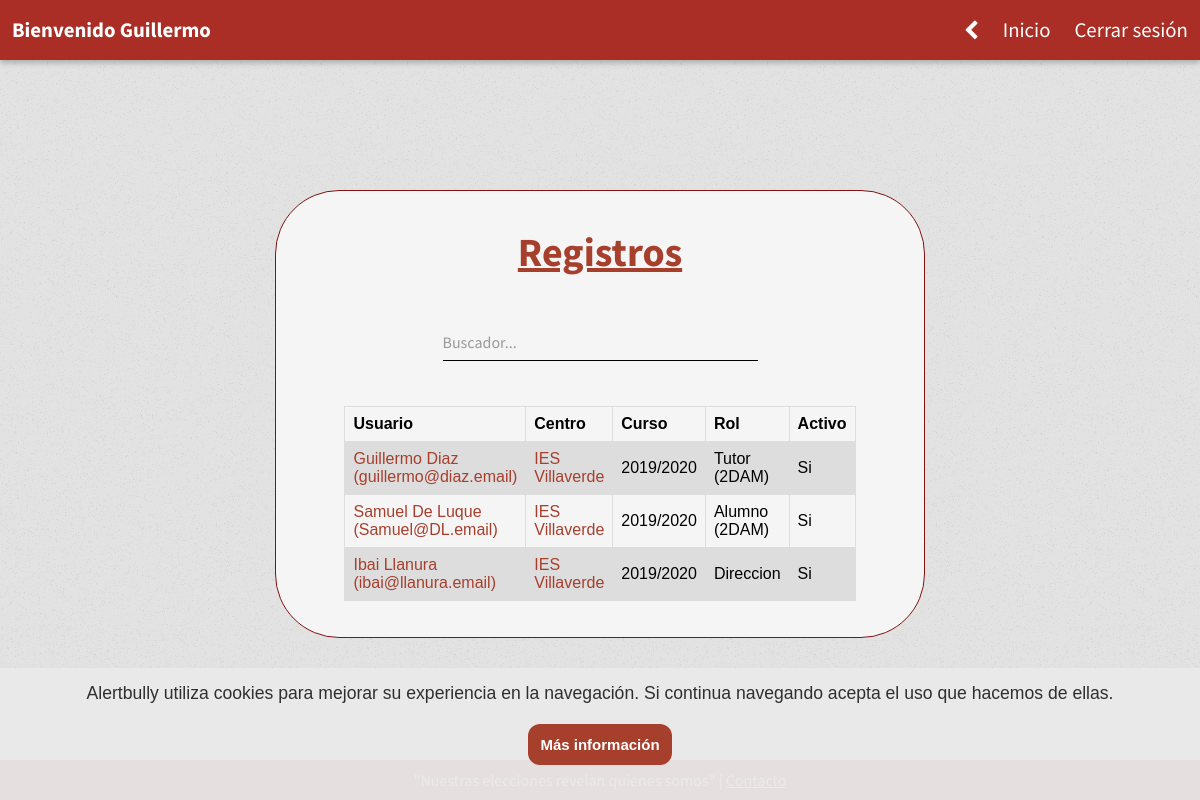
The page /administracion/vistas/ver-registros.php (signed in) on the database its author committed.
### tables this page shows
CREATE TABLE registros(
  idusuario INTEGER,
  idcentro INTEGER,
  rol VARCHAR(250),
  clase VARCHAR(250),
  curso VARCHAR(250),
  activo BOOLEAN,
  PRIMARY KEY (idusuario, idcentro, curso, rol),
  FOREIGN KEY (idusuario) References usuarios(id) ON UPDATE CASCADE,
  FOREIGN KEY (idcentro) References centros(id) ON UPDATE CASCADE
);

CREATE TABLE usuarios (
  id INTEGER AUTO_INCREMENT,
  nombre VARCHAR(250),
  apellidos VARCHAR(250),
  telefono INTEGER(25),
  email VARCHAR(250),
  password VARCHAR(500),
  cookie INTEGER,
  ultimaCon VARCHAR(250),
  ipCon VARCHAR(250),
  admin BOOLEAN,
  activo BOOLEAN,
  PRIMARY KEY (id)
);

CREATE TABLE centros (
  id INTEGER AUTO_INCREMENT,
  nombre VARCHAR(250),
  direccion VARCHAR(250),
  poblacion VARCHAR(250),
  telefono INTEGER,
  activo BOOLEAN,
  PRIMARY KEY (id)
);

### administracion/classes/consultas.class.php (called while the page is built, shortened)
<?php
class Consultas extends Db {
    public function getDatosUsuarioConID($idUsuario) {
        $sql = "SELECT * FROM usuarios WHERE id = ? LIMIT 1;";
        $conexion = $this->conectar();
        $stmt = $conexion->prepare($sql);
        $stmt->bind_param('i', $idUsuario);
        $stmt->execute();
        $resultado = $stmt->get_result();
        $usuario = $resultado->fetch_array();
        return $usuario;
    }
    public function getDatosCentro($id) {
        $sql = "SELECT * FROM centros WHERE id=? LIMIT 1";
        $conexion = $this->conectar();
        $stmt = $conexion->prepare($sql);
        $stmt->bind_param('i', $id);
        $stmt->execute();
        $resultado = $stmt->get_result();
        $centro = $resultado->fetch_array();
        return $centro;
    }
    public function getRegistros(){
        $sql = "SELECT * FROM registros ORDER BY activo DESC;";
        $conexion = $this->conectar();
        $resultado = $conexion->query($sql);
        $centros = $resultado->fetch_all(MYSQLI_BOTH);
        return $centros;
    }
}

### administracion/vistas/ver-registros.php (the view, shortened to what this page needs)
<?php
require $_SERVER['DOCUMENT_ROOT'] . '/classes/consultas.class.php';
$consulta = new Consultas();
?>
<!DOCTYPE html>
<html lang="es-Es">
<head>
    <link rel="stylesheet" type="text/css" href="/styles/style.css?<?php echo date('Y-m-d H:i:s'); ?>">
    <link rel="stylesheet" href="https://cdnjs.cloudflare.com/ajax/libs/font-awesome/4.7.0/css/font-awesome.min.css">
</head>
<body>
    <header>
        <?php
        $usuario = $_SESSION['usuario'];
        echo "<a class=\"logo\" href=\"/\">Bienvenido $usuario</a>";
        ?>
        <div class="header-dere" id="topNav">
            <a class="atras" href="/"><i class="fa fa-chevron-left" style="position: relative; top: 1px;" aria-hidden="true"></i></a>
            <a href="/" class="primero">Inicio</a>
            <a href="/cerrarSesion">Cerrar sesión</a>
        </div>
    </header>
    <div class="principal">
        <h1>Registros</h1>
        <div class="group">
            <input type="text" id="buscadorTabla" onkeyup="buscarEnTabla('tablaRegistros')" required>
            <label>Buscador...</label>
        </div>
        <table class="tablaRegistros">
            <tr>
                <th>Usuario</th>
                <th>Centro</th>
                <th>Curso</th>
                <th>Rol</th>
                <th>Activo</th>
            </tr>
            <?php
            $todosRegistros = $consulta->getRegistros();
            foreach ($todosRegistros as $registro) {
                $idusuario = $registro["idusuario"];
                $idcentro = $registro["idcentro"];
                $clase = $registro['clase'];
                $curso = $registro["curso"];
                $rol = $registro["rol"];
                $activo = $registro["activo"];
                echo "<tr>";
                echo "<td>";
                $usuario = $consulta->getDatosUsuarioConID($idusuario);
                $nombreyapellidos = $usuario['nombre'] . " " . $usuario['apellidos'] . " (" . $usuario['email'] . ")";
                echo "<a href=\"/usuario/$idusuario\"> $nombreyapellidos </a>";
                echo "</td>";
                echo "<td>";
                $centro = $consulta->getDatosCentro($idcentro);
                $nombreCentro = $centro['nombre'];
                echo "<a href=\"/centro/$idcentro\"> $nombreCentro </a>";
                echo "</td>";
                echo "<td>";
                echo $curso;
                echo "</td>";
                echo "<td>";
                if(empty($clase)) {
                    echo ucfirst($rol);
                } else {
                    echo ucfirst($rol) . " (" . $clase . ")";
                }
                echo "</td>";
                echo "<td>";
                if($activo) {
                    echo "Si";
                } else {
                    echo "No";
                }
                echo "</td>";
                echo "</tr>";
            }
            ?>
        </table>
    </div>
    <?php
    include_once "footer.php";
    ?>
</body>
</html>

### administracion/styles/style.css (style rules this page uses)
body { background: url("/img/body.png") repeat; font-family: 'Source Sans Pro', sans-serif; margin: 0; user-select: none; }
a { color: #a73f2d; text-decoration: none; }
h1 { color: #a73f2d; font-weight: bold; font-size: 2.5em; margin: 0; text-decoration: underline; }
.principal { background-color: #F5F5F6; border: 1px solid #801313; border-radius: 64px; bottom: 0; height: fit-content; left: 0; margin: auto; padding: 3% 0; position: absolute; right: 0; text-align: center; top: 3.5%; width: 54%; z-index: -1; overflow-y: scroll; max-height: 65%; scrollbar-width: none; }

### administracion/styles/header.css (style rules this page uses)
header { background-color: #aa2e25; box-shadow: 0 3px 5px rgba(57, 63, 72, 0.3); height: fit-content; overflow: hidden; padding: 5px 0; position: fixed; top: 0; width: 100%; z-index: 1; }
header a, header .logo { border-radius: 4px; color: #FFF; float: left; font-size: 1.3em; padding: 12px; text-align: center; text-decoration: none; }
header .logo { font-size: 1.3em; font-weight: bold; }
.header-dere { float: right; }

### administracion/styles/inputs.css (style rules this page uses)
.group { width: max-content; position: relative; margin: 45px auto; }
input:not([type='checkbox']) { background-color: transparent; padding: 10px 10px 10px 5px; border: none; border-bottom: 1px solid black; font-size: 1em; width: 300px; }
label { color: #999; position: absolute; pointer-events: none; left: 0; font-size: 1em; top: 10px; transition: 0.2s ease all; -moz-transition: 0.2s ease all; -webkit-transition: 0.2s ease all; }

### administracion/styles/tablas.css (style rules this page uses)
table { font-family: arial, sans-serif; border-collapse: collapse; width: 75%; margin: 30px auto 0 auto; }
td, th { border: 1px solid #dddddd; text-align: left; padding: 8px; }
tr:nth-child(even) { background-color: #dddddd; }

### administracion/styles/animaciones.css (style rules this page uses)
header { animation: 1s header; }
.principal { animation: 1s principal; }

### rows shown on the page
registros: idusuario.email "Guillermo Diaz (guillermo@diaz.email)", idcentro.nombre "IES Villaverde", curso "2019/2020", rol "Tutor", clase "2DAM", activo "Si"
registros: idusuario.email "Samuel De Luque (Samuel@DL.email)", idcentro.nombre "IES Villaverde", curso "2019/2020", rol "Alumno", clase "2DAM", activo "Si"
registros: idusuario.email "Ibai Llanura (ibai@llanura.email)", idcentro.nombre "IES Villaverde", curso "2019/2020", rol "Direccion", activo "Si"

### other values the page prints
$usuario "Guillermo"
